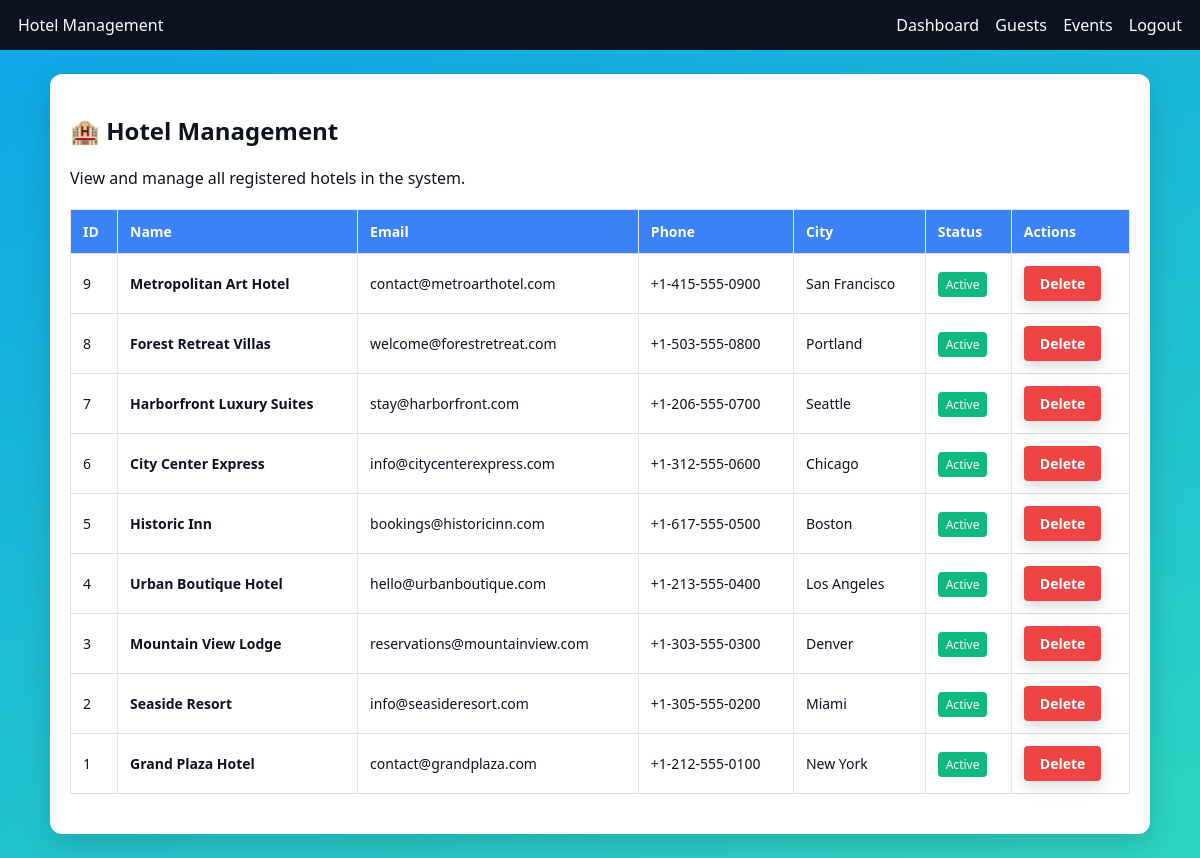
/pages/admin/admin_hotels.php (signed in), run on the app's committed database.
### tables this page shows
CREATE TABLE hotels (
  hotel_id INT AUTO_INCREMENT PRIMARY KEY,
  hotel_name VARCHAR(100) NOT NULL,
  email VARCHAR(100) NOT NULL UNIQUE,
  password VARCHAR(255) NOT NULL,
  description TEXT,
  address VARCHAR(255),
  city VARCHAR(50),
  state VARCHAR(50),
  country VARCHAR(50),
  postal_code VARCHAR(20),
  phone VARCHAR(20),
  star_rating DECIMAL(2,1),
  total_rooms INT DEFAULT 0,
  amenities LONGTEXT CHECK (json_valid(amenities)),
  check_in_time TIME DEFAULT '14:00:00',
  check_out_time TIME DEFAULT '11:00:00',
  established_year INT,
  license_number VARCHAR(50),
  created_at TIMESTAMP DEFAULT current_timestamp(),
  updated_at TIMESTAMP DEFAULT current_timestamp() ON UPDATE current_timestamp(),
  is_active TINYINT DEFAULT 1,
  KEY idx_hotel_city (city),
  KEY idx_star_rating (star_rating),
  FULLTEXT KEY ft_hotel_search (hotel_name,description,city)
);

### pages/admin/admin_hotels.php (the view, shortened to what this page needs)
<?php
require_once("../../includes/db_connect.php");
$hotels = $conn->query("SELECT * FROM hotels ORDER BY hotel_id DESC");
?>
<!DOCTYPE html><html><head><meta charset="utf-8"><meta name="viewport" content="width=device-width,initial-scale=1">
<link rel="stylesheet" href="../../css/style.css"><title>Manage Hotels</title>
</head>
<body>
<div class="header">
  <div>Hotel Management</div>
  <div class="nav">
    <a href="admin_home.php">Dashboard</a>
    <a href="admin_guests.php">Guests</a>
    <a href="admin_events.php">Events</a>
    <a href="admin_logout.php">Logout</a>
  </div>
</div>
<div class="main">
<h2>🏨 Hotel Management</h2>
<p>View and manage all registered hotels in the system.</p>
<?php if ($hotels->num_rows === 0): ?>
  <div style="padding: 20px; background: #fef3c7; border: 1px solid #fbbf24; border-radius: 8px; margin: 20px 0;">
    <strong>⚠️ No hotels found</strong><br>
    No hotels are currently registered in the system.
  </div>
<?php else: ?>
<table class="table">
  <thead><tr><th>ID</th><th>Name</th><th>Email</th><th>Phone</th><th>City</th><th>Status</th><th>Actions</th></tr></thead>
  <tbody>
    <?php while($h = $hotels->fetch_assoc()): ?>
      <tr>
        <td><?= $h['hotel_id'] ?></td>
        <td><strong><?= htmlspecialchars($h['hotel_name']) ?></strong></td>
        <td><?= htmlspecialchars($h['email']) ?></td>
        <td><?= htmlspecialchars($h['phone']) ?></td>
        <td><?= htmlspecialchars($h['city']) ?></td>
        <td>
          <?php if ($h['is_active']): ?>
            <span style="padding: 4px 8px; background: #10b981; color: white; border-radius: 4px; font-size: 12px;">Active</span>
          <?php else: ?>
            <span style="padding: 4px 8px; background: #6b7280; color: white; border-radius: 4px; font-size: 12px;">Inactive</span>
          <?php endif; ?>
        </td>
        <td><a class="btn btn-danger" onclick="return confirmDelete();" href="admin_delete_hotel.php?id=<?= $h['hotel_id'] ?>">Delete</a></td>
      </tr>
    <?php endwhile; ?>
  </tbody>
</table>
<?php endif; ?>
</div>
</body></html>

### css/style.css (style rules this page uses)
* { box-sizing:border-box }
body { margin:0;font-family:system-ui,-apple-system,Segoe UI,Roboto,Arial,sans-serif; background:linear-gradient(160deg,#0ea5e9 0%,#2dd4bf 100%);min-height:100vh;color:#0b1220 }
a { color:#0b78e3;text-decoration:none }
.btn { display:inline-block;padding:12px 22px;border-radius:10px;background:#fff;color:#0b1220;font-weight:600;box-shadow:0 6px 16px rgba(0,0,0,.15);transition:transform .15s,box-shadow .15s,background .15s }
.header { background:#0b1220;color:#fff;padding:14px 18px;display:flex;justify-content:space-between;align-items:center }
.header .nav a { color:#fff;margin-left:12px }
.main { max-width:1100px;margin:24px auto;background:#fff;padding:20px;border-radius:12px;box-shadow:0 10px 30px rgba(0,0,0,.15) }
.table { width:100%;border-collapse:collapse;margin-top:16px }
.table th,.table td { border:1px solid #e5e7eb;padding:10px 12px;text-align:left;font-size:14px }
.table th { background:#f8fafc }
.btn-danger { background:#ef4444;color:#fff }

### pages/admin/admin_hotels.php (style rules this page uses)
.table { width: 100%; border-collapse: collapse; margin: 20px 0; }
.table th, .table td { padding: 12px; text-align: left; border-bottom: 1px solid #ddd; }
.table th { background: #3b82f6; color: white; }
.btn { padding: 8px 16px; border-radius: 4px; text-decoration: none; display: inline-block; }
.btn-danger { background: #ef4444; color: white; }

### data on the page
hotels: hotel_id "9", hotel_name "Metropolitan Art Hotel", email "contact@metroarthotel.com", phone "+1-415-555-0900", city "San Francisco", is_active "Active"
hotels: hotel_id "8", hotel_name "Forest Retreat Villas", email "welcome@forestretreat.com", phone "+1-503-555-0800", city "Portland", is_active "Active"
hotels: hotel_id "7", hotel_name "Harborfront Luxury Suites", email "stay@harborfront.com", phone "+1-206-555-0700", city "Seattle", is_active "Active"
hotels: hotel_id "6", hotel_name "City Center Express", email "info@citycenterexpress.com", phone "+1-312-555-0600", city "Chicago", is_active "Active"
hotels: hotel_id "5", hotel_name "Historic Inn", email "bookings@historicinn.com", phone "+1-617-555-0500", city "Boston", is_active "Active"
hotels: hotel_id "4", hotel_name "Urban Boutique Hotel", email "hello@urbanboutique.com", phone "+1-213-555-0400", city "Los Angeles", is_active "Active"
hotels: hotel_id "3", hotel_name "Mountain View Lodge", email "reservations@mountainview.com", phone "+1-303-555-0300", city "Denver", is_active "Active"
hotels: hotel_id "2", hotel_name "Seaside Resort", email "info@seasideresort.com", phone "+1-305-555-0200", city "Miami", is_active "Active"
hotels: hotel_id "1", hotel_name "Grand Plaza Hotel", email "contact@grandplaza.com", phone "+1-212-555-0100", city "New York", is_active "Active"
